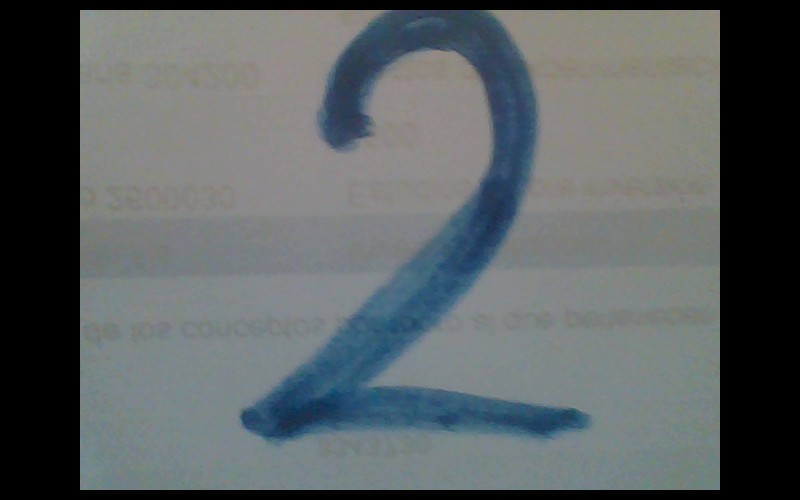
#> input picture practicacurso/inumero.jpg, 800 x 500 px
$ python archivo.py
#> lines starting #> are read from the running program, lines starting #| are printed output that depends on the picture
from PIL import Image
import cv2

gray = cv2.imread('inumero.jpg', cv2.IMREAD_GRAYSCALE)
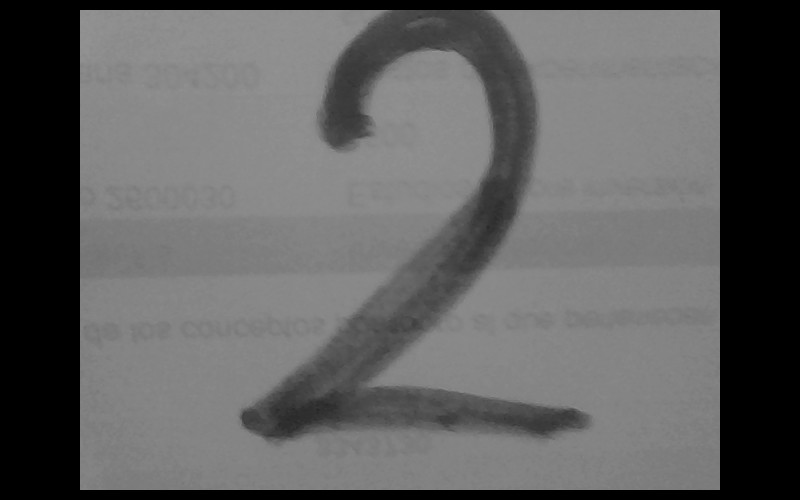
#> gray: shape (500, 800); min 0, max 149, mean 95.6
t, dst = cv2.threshold(gray, 170, 255, cv2.THRESH_BINARY)
#> dst: shape (500, 800); every value is 0
cv2.imshow('umbral', gray)
cv2.imshow('result', dst)
cv2.waitKey(0)
